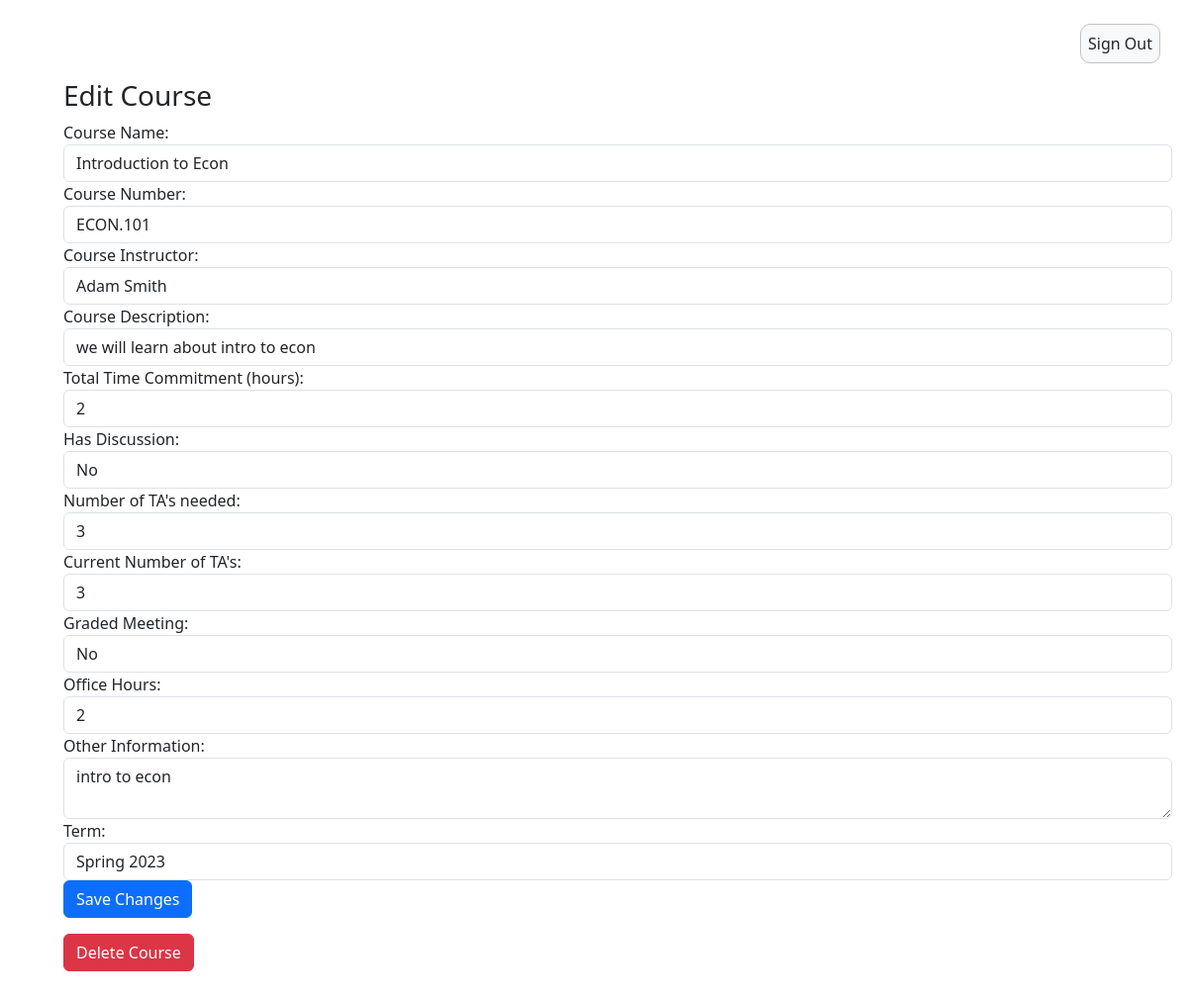
Page /edit_course/1/ on the committed database.
### InstructorAddCourse/models.py (models this page shows)
class InstructorAddCourse(models.Model):
	course_instructor = models.ForeignKey(User, on_delete=models.CASCADE)
	course_name = models.CharField(max_length=255)
	course_number = models.CharField(max_length=255)
	course_instructor = models.CharField(max_length=255)
	description = models.CharField(max_length=800)
	total_time_commitment = models.DecimalField(max_digits=2, decimal_places=0, validators=[MinValueValidator(0)], default=0)
	has_discussion = models.CharField(choices=[('yes', 'Yes'),('no', 'No')], max_length=50, default='')
	num_ta_needed = models.DecimalField(max_digits=2, decimal_places=0, validators=[MinValueValidator(0)], default=0)
	curr_num_ta = models.IntegerField(default=0)
	graded_meeting = models.CharField(choices=[('yes', 'Yes'),('no', 'No')], max_length=50, default='')
	office_hours = models.DecimalField(max_digits=2, decimal_places=0, validators=[MinValueValidator(0)], default=0)
	other_info = models.CharField(max_length=800, default=None)
	term = models.CharField(default=get_default_term(), max_length=100)

### adminSummary/views.py (the view)
# urls.py: path("edit_course/<int:course_id>/", edit_course, name="edit_course"),
def edit_course(request, course_id):
    course = get_object_or_404(InstructorAddCourse, id=course_id)
    if request.method == "POST":
        course.course_name = request.POST['course_name']
        course.course_number = request.POST['course_number']
        course.course_instructor = request.POST['course_instructor']
        course.description = request.POST['description']
        course.total_time_commitment = request.POST['total_time_commitment']
        course.has_discussion = request.POST['has_discussion']
        course.num_ta_needed = request.POST['num_ta_needed']
        course.curr_num_ta = request.POST['curr_num_ta']
        course.graded_meeting = request.POST['graded_meeting']
        course.office_hours = request.POST['office_hours']
        course.other_info = request.POST['other_info']
        course.term = request.POST['term']
        course.save()
        return redirect(request.session.get('previous_url', '/'))
    else:
        request.session['previous_url'] = request.META.get('HTTP_REFERER', '/')
        return render(request, "edit_course.html", {"course": course})

### templates/edit_course.html (shortened to what this page needs)
{% extends 'appbase.html' %}
{% block content %}
  <h3>Edit Course</h3>
  <form action="{% url 'edit_course' course.id %}" method="POST">
    <div class="form-group">
        <label for="course_name">Course Name:</label>
        <input type="text" name="course_name" id="course_name" value="{{ course.course_name }}" class="form-control" required>
        <label for="course_name">Course Number:</label>
        <input type="text" name="course_number" id="course_number" value="{{ course.course_number }}" class="form-control" required>
        <label for="course_name">Course Instructor:</label>
        <input type="text" name="course_instructor" id="course_instructor" value="{{ course.course_instructor }}" class="form-control" required>
        <label for="course_name">Course Description:</label>
        <input type="text" name="description" id="description" value="{{ course.description }}" class="form-control" required>
        <label for="total_time_commitment">Total Time Commitment (hours):</label>
        <input type="number" name="total_time_commitment" id="total_time_commitment" value="{{ course.total_time_commitment }}" class="form-control" required>
        <label for="has_discussion">Has Discussion:</label>
        <select name="has_discussion" id="has_discussion" class="form-control" required>
            <option value="no" {% if course.has_discussion == 'no' %}selected{% endif %}>No</option>
        </select>
        <label for="num_ta_needed">Number of TA's needed:</label>
        <input type="number" name="num_ta_needed" id="num_ta_needed" value="{{ course.num_ta_needed }}" class="form-control" required>
        <label for="curr_num_ta">Current Number of TA's:</label>
        <input type="number" name="curr_num_ta" id="curr_num_ta" value="{{ course.curr_num_ta }}" class="form-control" required>
        <label for="graded_meeting">Graded Meeting:</label>
        <select name="graded_meeting" id="graded_meeting" class="form-control" required>
            <option value="no" {% if course.graded_meeting == 'no' %}selected{% endif %}>No</option>
        </select>
        <label for="office_hours">Office Hours:</label>
        <input type="number" name="office_hours" id="office_hours" value="{{ course.office_hours }}" class="form-control" required>
        <label for="other_info">Other Information:</label>
        <textarea name="other_info" id="other_info" class="form-control" required>{{ course.other_info }}</textarea>
        <label for="term">Term:</label>
        <input type="text" name="term" id="term" value="{{ course.term }}" class="form-control" required>
    </div>
    <input type="submit" class="btn btn-primary" value="Save Changes">
  </form>
  <form action="{% url 'delete_course' course.id %}" method="POST" onsubmit="return confirm('Are you sure you want to delete this course?');">
    <input type="submit" class="btn btn-danger" value="Delete Course">
  </form>
{% endblock %}

### rows in the picture
InstructorAddCourse: course_name "Introduction to Econ", course_number "ECON.101", course_instructor "Adam Smith", description "we will learn about intro to econ", total_time_commitment "2", has_discussion "No", num_ta_needed "3", curr_num_ta "3", graded_meeting "No", office_hours "2", other_info "intro to econ", term "Spring 2023"
